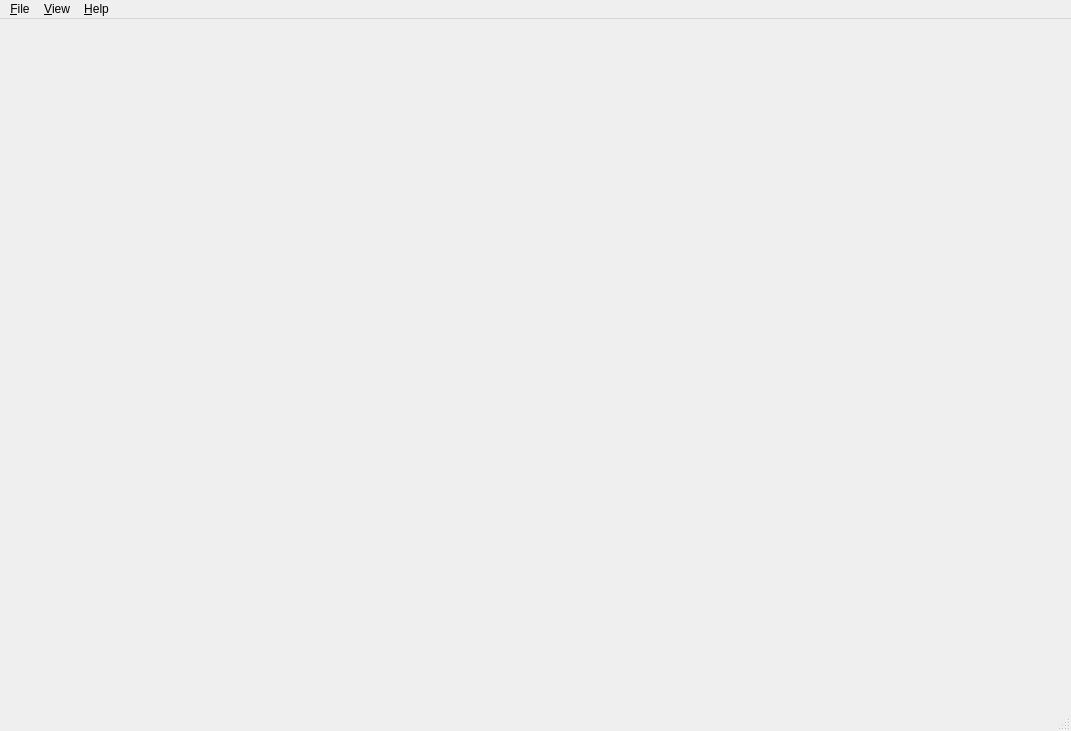
<?xml version="1.0" encoding="UTF-8"?>
<ui version="4.0">
 <class>MainWindow</class>
 <widget class="QMainWindow" name="MainWindow">
  <property name="geometry">
   <rect>
    <x>0</x>
    <y>0</y>
    <width>1071</width>
    <height>731</height>
   </rect>
  </property>
  <property name="acceptDrops">
   <bool>true</bool>
  </property>
  <property name="windowIcon">
   <iconset resource="resources/main.qrc">
    <normaloff>:/icons/app.png</normaloff>:/icons/app.png</iconset>
  </property>
  <property name="toolTip">
   <string/>
  </property>
  <property name="toolButtonStyle">
   <enum>Qt::ToolButtonFollowStyle</enum>
  </property>
  <widget class="QWidget" name="centralwidget">
   <property name="enabled">
    <bool>true</bool>
   </property>
   <layout class="QVBoxLayout" name="verticalLayout">
    <property name="spacing">
     <number>0</number>
    </property>
    <property name="leftMargin">
     <number>0</number>
    </property>
    <property name="topMargin">
     <number>0</number>
    </property>
    <property name="rightMargin">
     <number>0</number>
    </property>
    <property name="bottomMargin">
     <number>0</number>
    </property>
   </layout>
  </widget>
  <widget class="QMenuBar" name="menuBar">
   <property name="geometry">
    <rect>
     <x>0</x>
     <y>0</y>
     <width>1071</width>
     <height>21</height>
    </rect>
   </property>
   <widget class="QMenu" name="menuFile">
    <property name="title">
     <string>&amp;File</string>
    </property>
    <addaction name="action_open_file"/>
    <addaction name="separator"/>
    <addaction name="action_save_html"/>
    <addaction name="action_save_as_pdf"/>
    <addaction name="action_save_as_image"/>
    <addaction name="separator"/>
    <addaction name="action_print"/>
    <addaction name="separator"/>
    <addaction name="action_exit"/>
   </widget>
   <widget class="QMenu" name="menuHelp">
    <property name="title">
     <string>&amp;Help</string>
    </property>
    <addaction name="action_about"/>
    <addaction name="separator"/>
    <addaction name="action_open_dev_tools"/>
   </widget>
   <widget class="QMenu" name="menu_View">
    <property name="title">
     <string>&amp;View</string>
    </property>
    <widget class="QMenu" name="menu_Theme">
     <property name="title">
      <string>&amp;Theme</string>
     </property>
     <addaction name="action_theme_auto"/>
     <addaction name="action_theme_light"/>
     <addaction name="action_theme_dark"/>
    </widget>
    <addaction name="action_fullscreen"/>
    <addaction name="menu_Theme"/>
   </widget>
   <addaction name="menuFile"/>
   <addaction name="menu_View"/>
   <addaction name="menuHelp"/>
  </widget>
  <widget class="QStatusBar" name="statusBar"/>
  <action name="action_exit">
   <property name="text">
    <string>E&amp;xit</string>
   </property>
   <property name="toolTip">
    <string>Quit</string>
   </property>
   <property name="shortcut">
    <string>Ctrl+Q</string>
   </property>
  </action>
  <action name="action_about">
   <property name="text">
    <string>&amp;About</string>
   </property>
   <property name="shortcut">
    <string>F1</string>
   </property>
   <property name="shortcutContext">
    <enum>Qt::WindowShortcut</enum>
   </property>
  </action>
  <action name="action_open_file">
   <property name="text">
    <string>&amp;Open File...</string>
   </property>
   <property name="shortcut">
    <string>Ctrl+O</string>
   </property>
  </action>
  <action name="action_save_html">
   <property name="text">
    <string>&amp;Save Page as...</string>
   </property>
   <property name="shortcut">
    <string>Ctrl+S</string>
   </property>
  </action>
  <action name="action_save_as_pdf">
   <property name="text">
    <string>Save as P&amp;DF...</string>
   </property>
  </action>
  <action name="action_save_as_image">
   <property name="text">
    <string>Save as &amp;Image...</string>
   </property>
  </action>
  <action name="action_print">
   <property name="text">
    <string>&amp;Print...</string>
   </property>
   <property name="shortcut">
    <string>Ctrl+P</string>
   </property>
  </action>
  <action name="actionFind">
   <property name="text">
    <string>&amp;Find</string>
   </property>
   <property name="shortcut">
    <string>Ctrl+F</string>
   </property>
  </action>
  <action name="action_fullscreen">
   <property name="checkable">
    <bool>false</bool>
   </property>
   <property name="text">
    <string>&amp;Fullscreen</string>
   </property>
   <property name="shortcut">
    <string>F11</string>
   </property>
   <property name="shortcutContext">
    <enum>Qt::WindowShortcut</enum>
   </property>
  </action>
  <action name="action_open_dev_tools">
   <property name="text">
    <string>Open &amp;Developer Tools</string>
   </property>
   <property name="shortcut">
    <string>F12</string>
   </property>
  </action>
  <action name="action_theme_auto">
   <property name="checkable">
    <bool>true</bool>
   </property>
   <property name="checked">
    <bool>true</bool>
   </property>
   <property name="text">
    <string>&amp;Auto (System)</string>
   </property>
  </action>
  <action name="action_theme_light">
   <property name="checkable">
    <bool>true</bool>
   </property>
   <property name="text">
    <string>&amp;Light</string>
   </property>
  </action>
  <action name="action_theme_dark">
   <property name="checkable">
    <bool>true</bool>
   </property>
   <property name="text">
    <string>&amp;Dark</string>
   </property>
  </action>
 </widget>
 <resources>
  <include location="resources/main.qrc"/>
 </resources>
 <connections>
  <connection>
   <sender>action_exit</sender>
   <signal>triggered()</signal>
   <receiver>MainWindow</receiver>
   <slot>close()</slot>
   <hints>
    <hint type="sourcelabel">
     <x>-1</x>
     <y>-1</y>
    </hint>
    <hint type="destinationlabel">
     <x>535</x>
     <y>469</y>
    </hint>
   </hints>
  </connection>
 </connections>
</ui>
